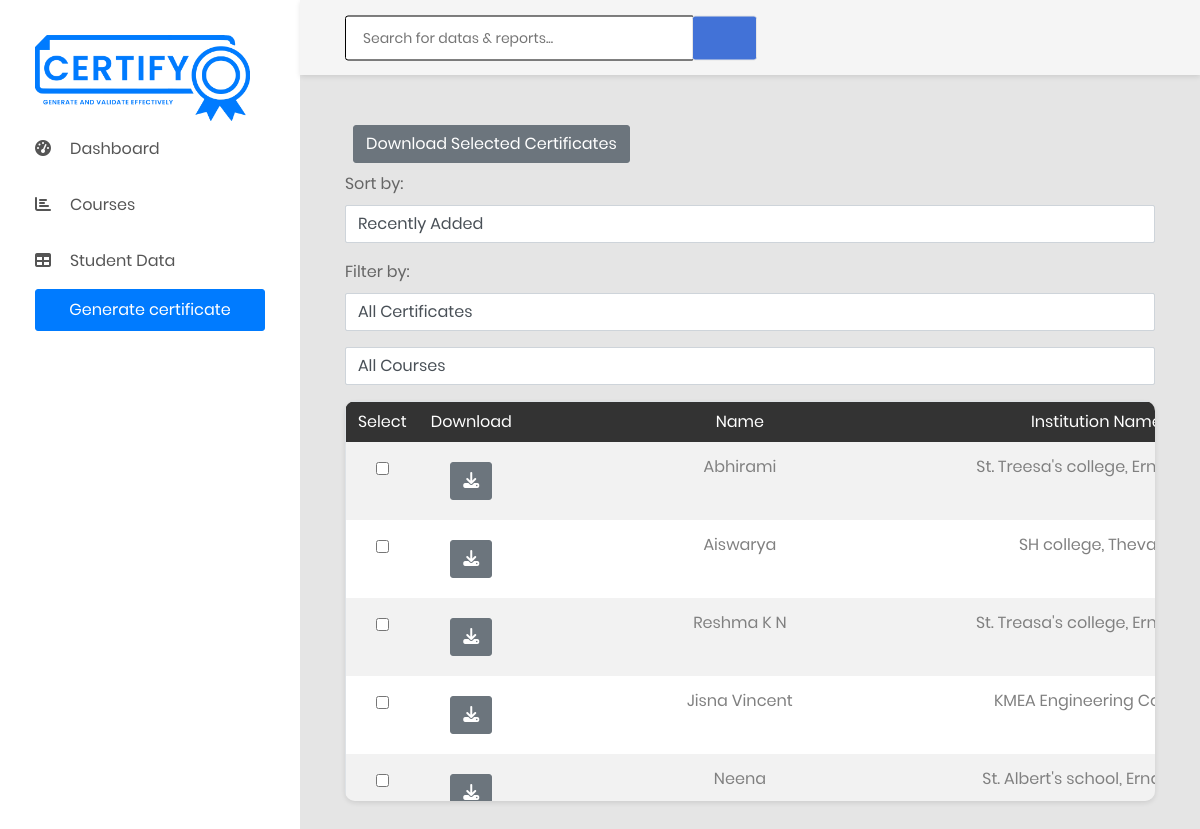
Page /certificate/display-student/ (signed in) on the earlier database version.
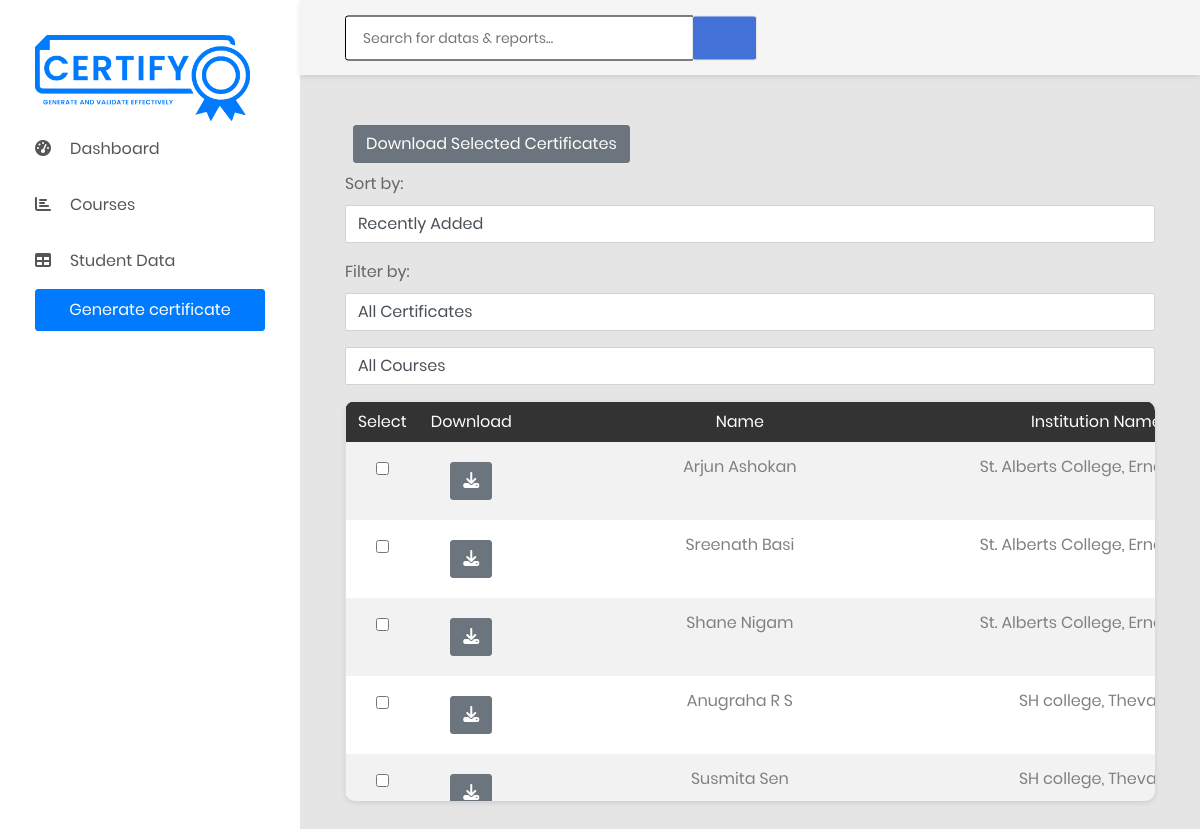
Same page on the later database version.
### certificate_app/models.py (models this page shows, shortened)
class Student(models.Model):
    name = models.CharField(max_length=255, blank=True, default='')
    college_name = models.CharField(max_length=255, blank=True, default='')
    start_date = models.DateField(default=timezone.now)
    end_date = models.DateField(default=timezone.now)
    mentor_name = models.CharField(max_length=255, blank=True, default='')
    issued_date = models.DateField(default=timezone.now)
    certificate_type = models.ForeignKey(CertificateTypes, on_delete=models.CASCADE, related_name='students', null=True)
    course= models.ForeignKey(Course, on_delete=models.CASCADE, related_name='enrolled_students', null=True)
    created_at = models.DateTimeField( default=timezone.now)  # Add this field to store creation time

### certificate_app/views.py (the view)
# urls.py: path('display-student/', views.display_students, name='display_students'),
@login_required(login_url='login')
def display_students(request):
    students = Student.objects.all().order_by('-created_at')
    students_iv = StudentIV.objects.all()
    combined_data = [(student, 'Student') for student in students] + [(student_iv, 'StudentIV') for student_iv in students_iv]
    certificate_types = CertificateTypes.objects.all()
    certificate_courses = {}
    for certificate_type_instance in certificate_types:
        certificate_type_pk = certificate_type_instance.pk
        current_courses = certificate_type_instance.courses.all()
        certificate_courses[certificate_type_pk] = current_courses
        for course_instance in current_courses:
            certificate_types_related_to_course = course_instance.certificate_types.all()
            for certificate_type_instance_related_to_course in certificate_types_related_to_course:
                certificate_type_pk_related_to_course = certificate_type_instance_related_to_course.pk
    return render(request, 'table.html', {'combined_data': combined_data, 'certificate_types': certificate_types, 'certificate_courses': certificate_courses})

### certificate_app/models.py (called while the page is built)
    def __str__(self):
        return self.course_name if self.course_name else ''

### templates/table.html (shortened to what this page needs)
{% extends 'base.html' %}
{% load static %}
{% block body %}
<div class="main-content">
    <div class="section__content section__content--p30">
        <div class="container">
            <div class="row">
                <div class="col-lg-12 text-justify">
                </div>
                <div class="col-lg-12">
                    <form action="{% url 'download_selected_certificates' %}" method="post" class="mb-3">
                        <button type="submit" class="btn btn-secondary m-2">Download Selected Certificates</button>
                        <div class="mb-3">
                            <label for="sort_order">Sort by:</label>
                            <select id="sort_order" class="form-control" onchange="sortStudents()">
                                <option value="recent">Recently Added</option>
                            </select>
                        </div>
                        <div class="mb-3">
                            <label for="sort_order">Filter by:</label>
                            <select id="certificatetypeDropdown" class="form-control mb-3"
                                onchange="showCourseDropdown()">
                                <option value="">All Certificates</option>
                            </select>
                            <select id="courseDropdown" class="form-control" onchange="filterStudents()">
                                <option value="">All Courses</option>
                            </select>
                        </div>
                        <div class="table-responsive table--no-card m-b-30">
                            <table class="table table-borderless table-striped table-earning">
                                <thead>
                                    <tr>
                                        <th>Select</th>
                                        <th>Download</th>
                                        <th>Name</th>
                                        <th>Institution Name</th>
                                    </tr>
                                </thead>
                                <tbody id="student_table_body">
                                    {% for item, item_type in combined_data %}
                                        <tr>
                                            <td><input type="checkbox" name="selected_students" value="{{ item.id }}" class="m-2"></td>
                                            <td>
                                                <a href="{% if item_type == 'Student' %}{% url 'render_pdf' item.id %}
                                                    {% elif item_type == 'StudentIV' %}{% url 'render_pdf_industrialvisit' item.id %}
                                                    {% endif %}"
                                                    class="btn btn-secondary m-2"><i class="fas fa-download"></i>
                                                </a>
                                            </td>
                                            <td>{{ item.name }}</td>
                                            <td>{{ item.college_name }}</td>
                                        </tr>
                                    {% endfor %}
                                </tbody>
                            </table>
                        </div>
                    </form>
                </div>
            </div>
        </div>
    </div>
</div>
{% endblock %}

Differences in the rows shown:
no longer on this page (row unchanged): Student: name "Abhirami", college_name "St. Treesa's college,…"
no longer on this page (row unchanged): Student: name "Aiswarya", college_name "SH college,…"
no longer on this page (row unchanged): Student: name "Reshma K N", college_name "St. Treasa's college,…"
no longer on this page (row unchanged): Student: name "Jisna Vincent", college_name "KMEA Engineering…"
no longer on this page (row unchanged): Student: name "Neena", college_name "St. Albert's school,…"
added Student: name "Arjun Ashokan", college_name "St. Alberts College,…"
added Student: name "Sreenath Basi", college_name "St. Alberts College,…"
added Student: name "Shane Nigam", college_name "St. Alberts College,…"
added Student: name "Anugraha R S", college_name "SH college,…"
added Student: name "Susmita Sen", college_name "SH college,…"
